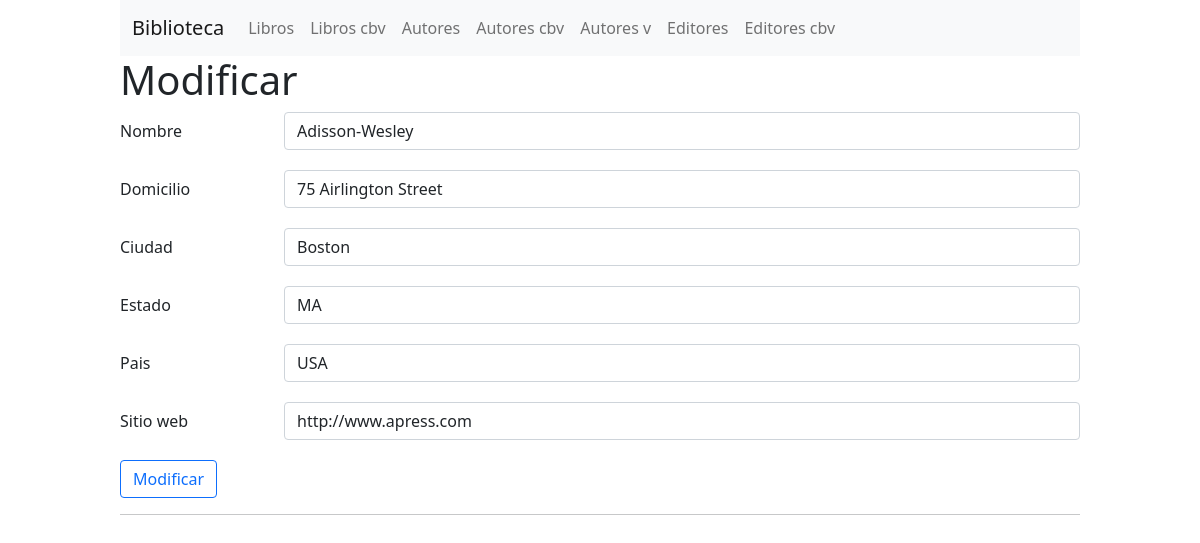
The app's page /modificar/editor/1/ with its own data.
### biblioteca/models.py (models this page shows, shortened)
class Editor(models.Model):
    nombre  = models.CharField(max_length=30)
    domicilio = models.CharField(max_length=50)
    ciudad = models.CharField(max_length=60)
    estado = models.CharField(max_length=30)
    pais = models.CharField(max_length=50)
    website = models.URLField(null=True, blank=True)
    class Meta:
        ordering = ["nombre"]
        verbose_name = 'Editor'
        verbose_name_plural = "Editores"

### biblioteca/views.py (the view)
# urls.py: url(r'^modificar/editor/(\d+)/$', editor_form),
def editor_form(request, editor_id=None):
    editor_instance = get_object_or_404(Editor, id=editor_id) if editor_id else None
    if request.method == "POST":
        form = EditorForm(request.POST, instance=editor_instance)
        if form.is_valid():
            form.save()
            messages.success( request,
                'Se {} correctamente el editor <strong>{}</strong>'.format(
                    "modifico" if editor_instance else "agrego",
                    editor_instance.nombre if editor_instance else form.cleaned_data.get('nombre')
                )
            )
            return HttpResponseRedirect("/editores")
    else:
        form = EditorForm(instance=editor_instance) if editor_instance else EditorForm()
    return render(request, "editor_form.html", {
        "form":   form,
        "action": "Modificar" if editor_instance else "Crear",
    })

### biblioteca/forms.py
class EditorForm(forms.ModelForm):
    class Meta():
        model = Editor
        fields = [
            "nombre",
            "domicilio",
            "ciudad",
            "estado",
            "pais",
            "website",
        ]
        widgets = {
            "nombre":     forms.TextInput(attrs=build_attrs("nombre")),
            "domicilio":  forms.TextInput(attrs=build_attrs("domicilio")),
            "ciudad":     forms.TextInput(attrs=build_attrs("ciudad")),
            "estado":     forms.TextInput(attrs=build_attrs("estado")),
            "pais":       forms.TextInput(attrs=build_attrs("pais")),
            "website":    forms.TextInput(attrs=build_attrs("website")),
        }

### biblioteca/templates/editor_form.html (shortened to what this page needs)
{% extends 'shared/form_base.html' %}
{% block form_content %}
    <div class="mb-3 row">
        <label for="nombre" class="col-sm-2 col-form-label">Nombre</label>
        <div class="col-sm-10">
            {{ form.nombre }}
        </div>
    </div>
    <div class="mb-3 row">
        <label for="domicilio" class="col-sm-2 col-form-label">Domicilio</label>
        <div class="col-sm-10">
            {{ form.domicilio }}
        </div>
    </div>
    <div class="mb-3 row">
        <label for="ciudad" class="col-sm-2 col-form-label">Ciudad</label>
        <div class="col-sm-10">
            {{ form.ciudad }}
        </div>
    </div>
    <div class="mb-3 row">
        <label for="estado" class="col-sm-2 col-form-label">Estado</label>
        <div class="col-sm-10">
            {{ form.estado }}
        </div>
    </div>
    <div class="mb-3 row">
        <label for="pais" class="col-sm-2 col-form-label">Pais</label>
        <div class="col-sm-10">
            {{ form.pais }}
        </div>
    </div>
    <div class="mb-3 row">
        <label for="website" class="col-sm-2 col-form-label">Sitio web</label>
        <div class="col-sm-10">
            {{ form.website }}
        </div>
    </div>
{% endblock  %}

### records on screen
Editor: nombre "Adisson-Wesley", domicilio "75 Airlington Street", ciudad "Boston", estado "MA", pais "USA", website "http://www.apress.com"

### other values on screen
{{ action }} "Modificar"
